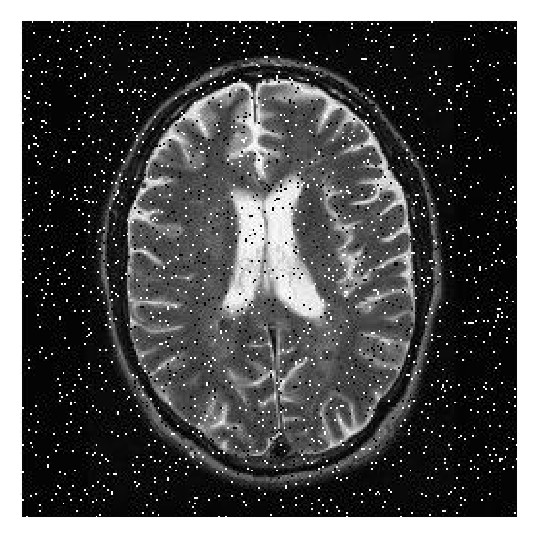
#> input picture images/noisy_xray.jpeg, 537 x 537 px
$ python smoothing.py
#> lines starting #> are read from the running program, lines starting #| are printed output that depends on the picture
import cv2
import numpy as np
from matplotlib import pyplot as plt

img = cv2.imread('images/noisy_xray.jpeg')
#> img is the input picture: shape (537, 537, 3); min 0, max 255, mean 82.8
# 1 2 3 4 [5] 6 7 8 9
median = cv2.medianBlur(img, 5)
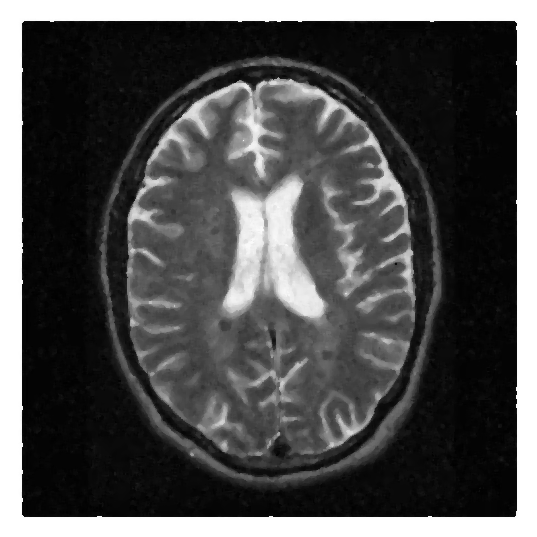
#> median: shape (537, 537, 3); min 0, max 255, mean 79.2
# Size 3x3
aver = cv2.blur(img, (3, 3))
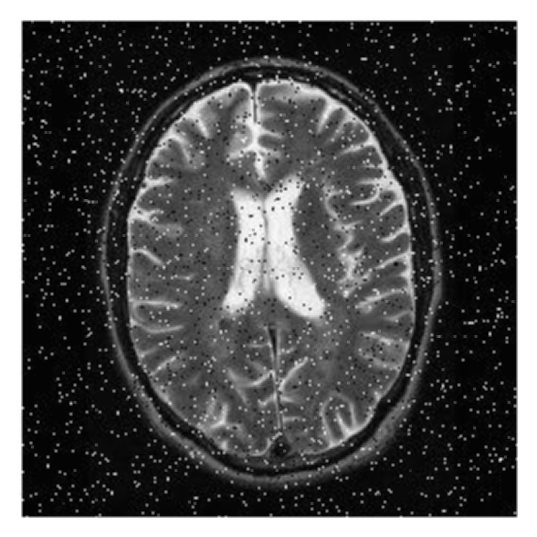
#> aver: shape (537, 537, 3); min 0, max 255, mean 82.8

plt.subplot(131),plt.imshow(img),plt.title('Original')
plt.xticks([]), plt.yticks([])
plt.subplot(132),plt.imshow(median),plt.title('Median')
plt.xticks([]), plt.yticks([])
plt.subplot(133),plt.imshow(aver),plt.title('Averaging')
plt.xticks([]), plt.yticks([])
plt.show()
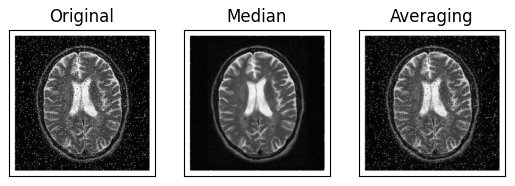
#> figure drawn by matplotlib, 3 panels
